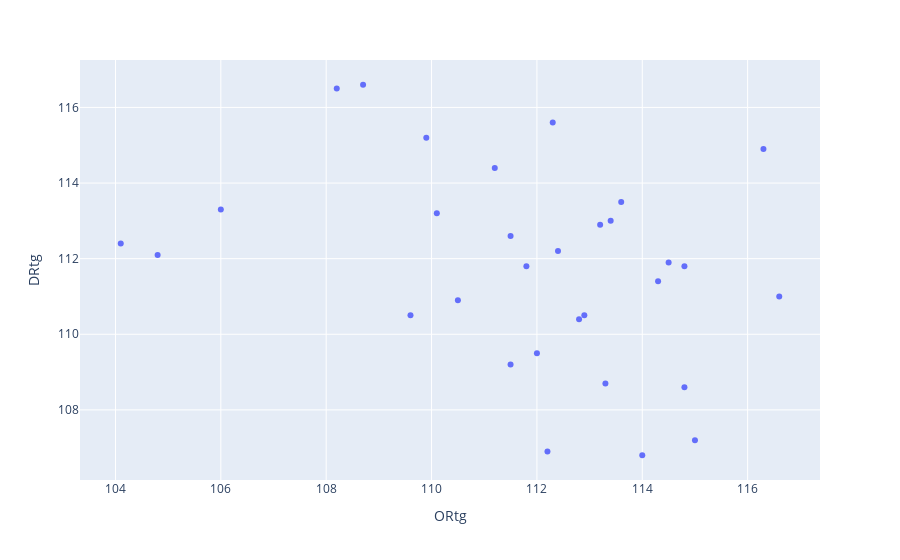

This figure's notebook cell:
### Code cell
fig = px.scatter(team_ratings, x="ORtg", y="DRtg")
fig.show()

### Figure 1 — Plotly figure (JSON) as saved in the notebook; plotly's stock layout.template omitted (floating-point values rounded to 4 significant figures)
{"data": [{"hovertemplate": "ORtg=%{x}<br>DRtg=%{y}<extra></extra>", "legendgroup": "", "marker": {"color": "#636efa", "symbol": "circle"}, "mode": "markers", "name": "", "orientation": "v", "showlegend": false, "type": "scatter", "x": [115, 114, 114.8, 116.6, 112.2, 113.3, 114.8, 114.3, 114.5, 112, 112.8, 112.9, 111.5, 116.3, 113.4, 113.2, 112.4, 113.6, 110.5, 109.6, 111.5, 110.1, 111.2, 112.3, 109.9, 104.8, 106, 108.7, 104.1, 108.2, 111.8], "xaxis": "x", "y": [107.2, 106.8, 108.6, 111, 106.9, 108.7, 111.8, 111.4, 111.9, 109.5, 110.4, 110.5, 109.2, 114.9, 113, 112.9, 112.2, 113.5, 110.9, 110.5, 112.6, 113.2, 114.4, 115.6, 115.2, 112.1, 113.3, 116.6, 112.4, 116.5, 111.8], "yaxis": "y"}], "layout": {"legend": {"tracegroupgap": 0}, "margin": {"t": 60}, "xaxis": {"anchor": "y", "domain": [0, 1], "title": {"text": "ORtg"}}, "yaxis": {"anchor": "x", "domain": [0, 1], "title": {"text": "DRtg"}}}}
